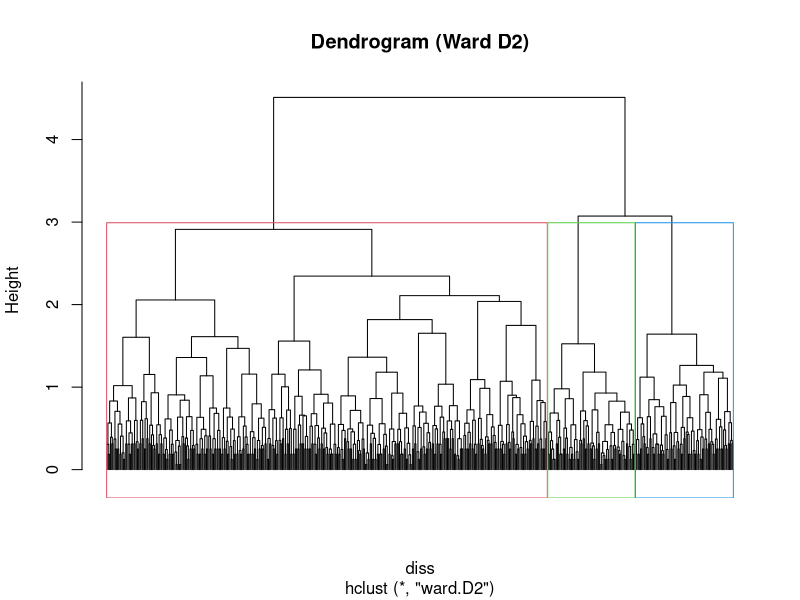

This figure's R source:
library(haven)
library(cluster)
library(tidyverse)

data <- read.csv("data/cluster_data_prep.csv")

hc_data <- data %>%
  select(-P14,-P1,-Estacion, -P9)

# --- convert to factors (if not already) and keep a copy for summary ---
hc_data <- hc_data %>%
  mutate(across(-ID_Hogar, as_factor))

diss <- daisy(hc_data %>% select(-ID_Hogar), metric = "gower")


# --- Build hierarchical clustering tree ---
hc <- hclust(diss, method = "ward.D2")

# Visualize dendrogram
plot(hc, labels = FALSE, hang = -1, main = "Dendrogram (Ward D2)")
# Cut and highlight at k=3
rect.hclust(hc, k = 3, border = 2:4)


# --- 评估不同簇数的平均轮廓系数 ---
sil_results <- data.frame(Clusters = 2:5, Avg_Silhouette = NA_real_)

for(k in sil_results$Clusters) {
  cl <- cutree(hc, k = k)
  sil <- silhouette(cl, diss)
  sil_results$Avg_Silhouette[sil_results$Clusters == k] <- mean(sil[, "sil_width"])
}

print(sil_results)
# 通过 Avg_Silhouette 辅助选择最优 k


# --- k = 5 时的簇标记 & 摘要 ---
hc_data$cluster2 <- cutree(hc, k = 5)
cat("Cluster sizes (k=2):\n")
print(table(hc_data$cluster2))

summary_table2 <- hc_data %>%
  group_by(cluster2) %>%
  summarise(across(-ID_Hogar,
                   ~ paste0(round(prop.table(table(.)) * 100, 1), collapse = ", ")
  ))
summary_table2$count<- table(hc_data$cluster2)
cat("\nCluster summaries (k=2):\n")
print(summary_table2)
